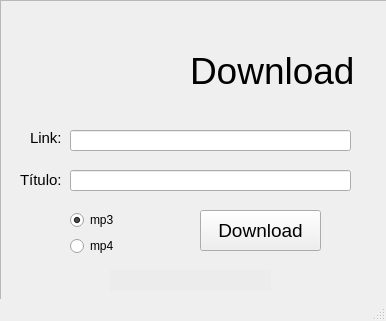
<?xml version="1.0" encoding="UTF-8"?>
<ui version="4.0">
 <class>MainWindow</class>
 <widget class="QMainWindow" name="MainWindow">
  <property name="geometry">
   <rect>
    <x>0</x>
    <y>0</y>
    <width>386</width>
    <height>321</height>
   </rect>
  </property>
  <property name="windowTitle">
   <string>MainWindow</string>
  </property>
  <widget class="QWidget" name="centralwidget">
   <widget class="QFrame" name="principal">
    <property name="geometry">
     <rect>
      <x>0</x>
      <y>0</y>
      <width>391</width>
      <height>321</height>
     </rect>
    </property>
    <property name="frameShape">
     <enum>QFrame::StyledPanel</enum>
    </property>
    <property name="frameShadow">
     <enum>QFrame::Raised</enum>
    </property>
    <widget class="QLabel" name="label">
     <property name="geometry">
      <rect>
       <x>190</x>
       <y>40</y>
       <width>221</width>
       <height>61</height>
      </rect>
     </property>
     <property name="font">
      <font>
       <pointsize>28</pointsize>
      </font>
     </property>
     <property name="text">
      <string>Download</string>
     </property>
    </widget>
    <widget class="QLineEdit" name="txt_link">
     <property name="geometry">
      <rect>
       <x>70</x>
       <y>130</y>
       <width>281</width>
       <height>21</height>
      </rect>
     </property>
    </widget>
    <widget class="QLineEdit" name="txt_titulo">
     <property name="geometry">
      <rect>
       <x>70</x>
       <y>170</y>
       <width>281</width>
       <height>21</height>
      </rect>
     </property>
    </widget>
    <widget class="QPushButton" name="pushButton">
     <property name="geometry">
      <rect>
       <x>200</x>
       <y>210</y>
       <width>121</width>
       <height>41</height>
      </rect>
     </property>
     <property name="font">
      <font>
       <pointsize>14</pointsize>
      </font>
     </property>
     <property name="text">
      <string>Download</string>
     </property>
    </widget>
    <widget class="QLabel" name="label_3">
     <property name="geometry">
      <rect>
       <x>30</x>
       <y>-10</y>
       <width>161</width>
       <height>121</height>
      </rect>
     </property>
     <property name="text">
      <string>&lt;html&gt;&lt;head/&gt;&lt;body&gt;&lt;p&gt;&lt;img src=&quot;:/youtube/YouTube.png&quot;/&gt;&lt;/p&gt;&lt;/body&gt;&lt;/html&gt;</string>
     </property>
    </widget>
    <widget class="QLabel" name="label_4">
     <property name="geometry">
      <rect>
       <x>20</x>
       <y>170</y>
       <width>41</width>
       <height>20</height>
      </rect>
     </property>
     <property name="font">
      <font>
       <pointsize>11</pointsize>
      </font>
     </property>
     <property name="text">
      <string>Título:</string>
     </property>
    </widget>
    <widget class="QLabel" name="label_2">
     <property name="geometry">
      <rect>
       <x>30</x>
       <y>130</y>
       <width>31</width>
       <height>16</height>
      </rect>
     </property>
     <property name="font">
      <font>
       <pointsize>11</pointsize>
      </font>
     </property>
     <property name="text">
      <string>Link:</string>
     </property>
    </widget>
    <widget class="QWidget" name="layoutWidget">
     <property name="geometry">
      <rect>
       <x>70</x>
       <y>210</y>
       <width>49</width>
       <height>48</height>
      </rect>
     </property>
     <layout class="QVBoxLayout" name="verticalLayout">
      <item>
       <widget class="QRadioButton" name="radioButton">
        <property name="text">
         <string>mp3</string>
        </property>
        <property name="checked">
         <bool>true</bool>
        </property>
       </widget>
      </item>
      <item>
       <widget class="QRadioButton" name="radioButton_2">
        <property name="text">
         <string>mp4</string>
        </property>
       </widget>
      </item>
     </layout>
    </widget>
    <widget class="QLineEdit" name="txt_mensagem">
     <property name="geometry">
      <rect>
       <x>110</x>
       <y>270</y>
       <width>161</width>
       <height>21</height>
      </rect>
     </property>
     <property name="acceptDrops">
      <bool>true</bool>
     </property>
     <property name="layoutDirection">
      <enum>Qt::LeftToRight</enum>
     </property>
     <property name="autoFillBackground">
      <bool>false</bool>
     </property>
     <property name="styleSheet">
      <string notr="true">background-color: rgb(236, 236, 236)</string>
     </property>
     <property name="text">
      <string/>
     </property>
     <property name="frame">
      <bool>false</bool>
     </property>
    </widget>
   </widget>
  </widget>
  <widget class="QMenuBar" name="menubar">
   <property name="geometry">
    <rect>
     <x>0</x>
     <y>0</y>
     <width>386</width>
     <height>22</height>
    </rect>
   </property>
  </widget>
  <widget class="QStatusBar" name="statusbar"/>
 </widget>
 <resources>
  <include location="youtube.qrc"/>
 </resources>
 <connections/>
</ui>
